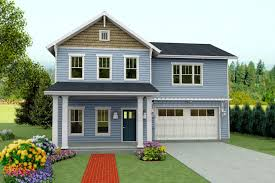
%> input picture Clase 10/casa.jpg, 275 x 183 px
$ octave clase_10.m   (GNU Octave 9; MATLAB toolbox functions it lacks are replaced by stand-ins)
%> lines starting %> are read from the running program, lines starting %| are printed output that depends on the picture
clear all; close all; clc

a= imread('casa.jpg');
%> a is the input picture: size 183x275x3 uint8; mean R, G, B 143.8, 152.9, 135.9
a1=imresize(a,4,'method', 'box');
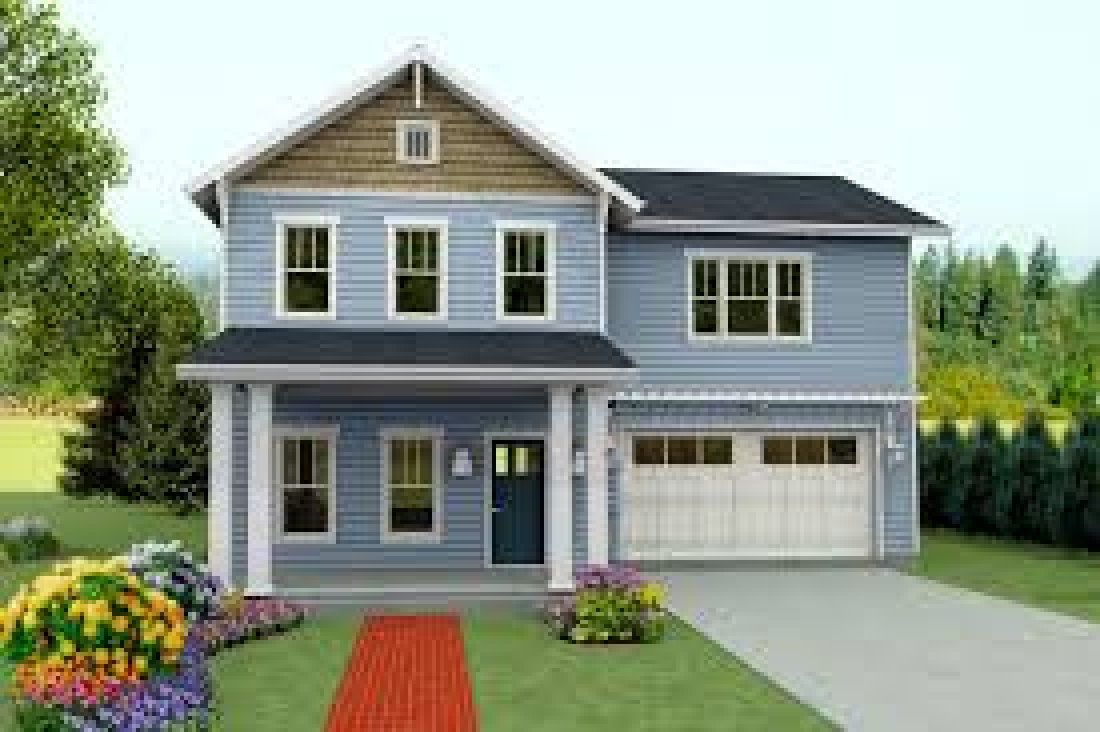
%> a1: size 732x1100x3 uint8; mean R, G, B 143.8, 152.9, 135.9
b=imresize(a,0.25,'method', 'box');
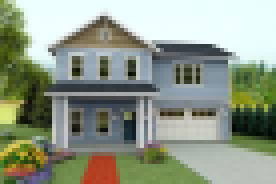
%> b: size 46x69x3 uint8 (shown 4 times larger); mean R, G, B 143.7, 152.7, 135.8
c=imresize(b,16,'method', 'box');
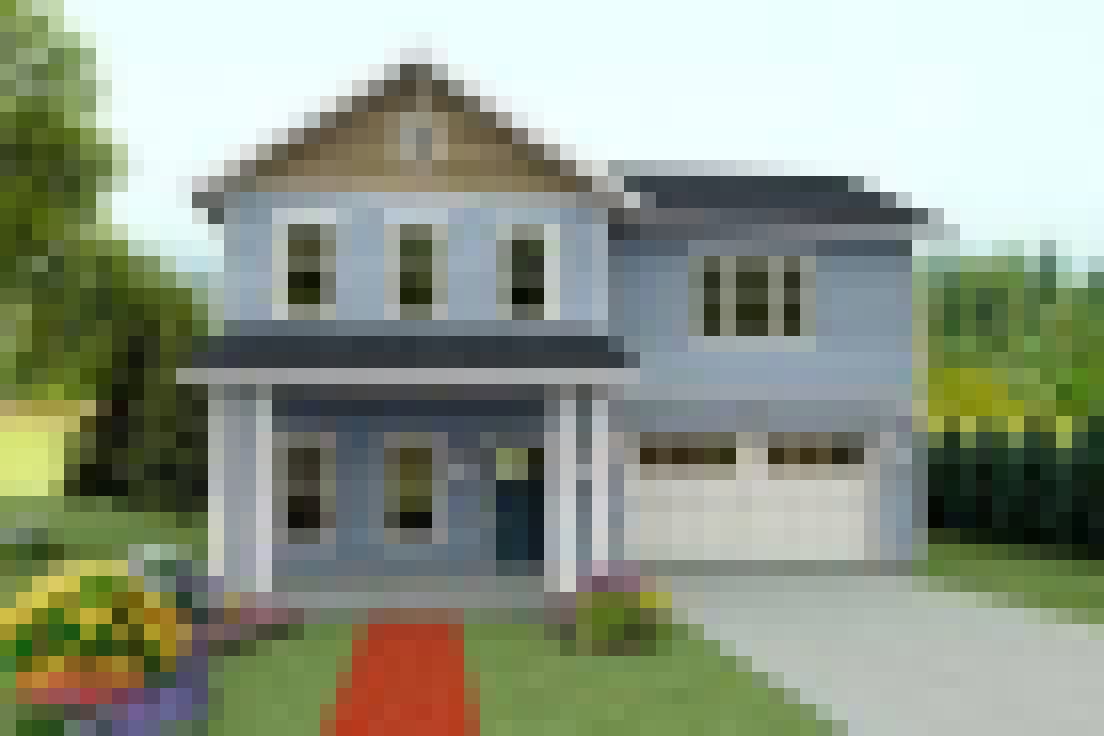
%> c: size 736x1104x3 uint8; mean R, G, B 143.7, 152.7, 135.8
figure(1); imshow(a1);
figure(2); imshow(c);
pause;
% [5 lines of commented-out code are left out]
